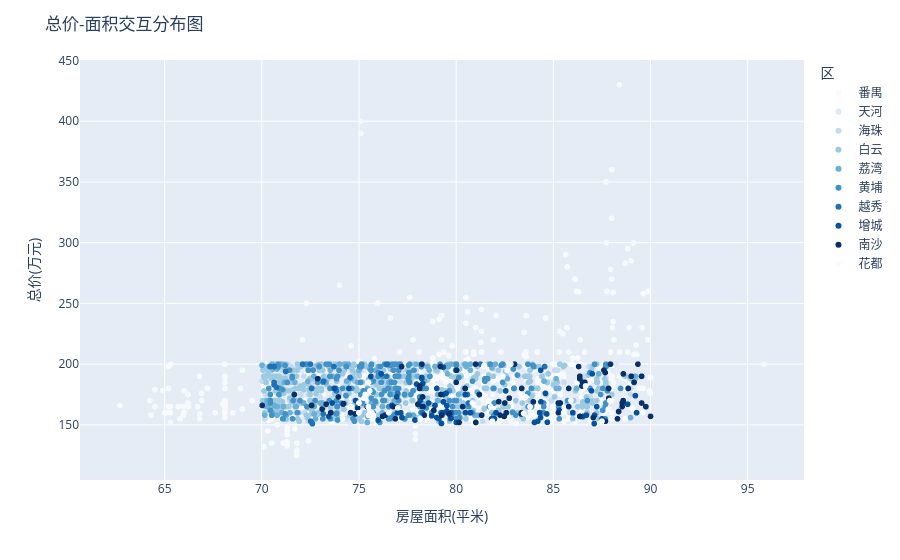

The code cell stored with this chart in its notebook:
### Markdown cell above
### 交互式可视化

### Code cell
# Plotly交互示例
import plotly.express as px

fig = px.scatter(df, x='房屋面积(平米)', y='总价(万元)', 
                color='区', color_discrete_sequence=px.colors.sequential.Blues,
                hover_data=['小区名称','建筑类型'])
fig.update_layout(title='总价-面积交互分布图')
fig.show()
fig.write_html("总价-面积交互分布图.html")

### Figure 1 — Plotly figure (JSON) as saved in the notebook; plotly's stock layout.template omitted (floating-point values rounded to 4 significant figures; data arrays with more than 128 entries replaced by an {"elided": "..."} marker saying what was removed)
{"data": [{"customdata": {"elided": "1276x2 str values"}, "hovertemplate": "区=番禺<br>房屋面积(平米)=%{x}<br>总价(万元)=%{y}<br>小区名称=%{customdata[0]}<br>建筑类型=%{customdata[1]}<extra></extra>", "legendgroup": "番禺", "marker": {"color": "rgb(247,251,255)", "symbol": "circle"}, "mode": "markers", "name": "番禺", "showlegend": true, "type": "scattergl", "x": {"elided": "1276 float values"}, "xaxis": "x", "y": {"elided": "1276 float values"}, "yaxis": "y"}, {"customdata": {"elided": "95x2 str values"}, "hovertemplate": "区=天河<br>房屋面积(平米)=%{x}<br>总价(万元)=%{y}<br>小区名称=%{customdata[0]}<br>建筑类型=%{customdata[1]}<extra></extra>", "legendgroup": "天河", "marker": {"color": "rgb(222,235,247)", "symbol": "circle"}, "mode": "markers", "name": "天河", "showlegend": true, "type": "scattergl", "x": [75.27, 71.81, 71.35, 71.35, 88.23, 75.44, 71.09, 74.53, 74.81, 70.98, 76.0, 70.23, 76.05, 70.23, 76.05, 74.01, 82.86, 78.12, 76.99, 72.46, 70.86, 76.68, 73.8, 72.04, 75.83, 73.8, 86.2, 74.01, 78.3, 75.83, 78.3, 81.16, 71.45, 74.1, 71.86, 76.0, 73.53, 73.53, 76.99, 72.87, 71.86, 71.24, 72.04, 72.37, 74.01, 82.86, 83.55, 76.27, 70.6, 80.63, 76.67, 76.08, 70.86, 83.55, 76.05, 81.62, 71.45, 82.06, 76.0, 71.86, 73.59, 76.08, 73.71, 76.67, 78.3, 79.99, 72.37, 74.1, 70.06, 72.49, 78.31, 73.51, 75.73, 76.27, 80.63, 78.06, 76.99, 70.36, 81.62, 78.12, 78.06, 72.91, 76.28, 83.55, 76.05, 71.64, 71.88, 70.78, 73.21, 70.07, 82.06, 81.06, 73.8, 75.76, 70.36], "xaxis": "x", "y": [168.0, 170.0, 199.0, 199.0, 200.0, 185.0, 169.0, 152.0, 168.0, 185.0, 190.0, 169.0, 200.0, 169.0, 200.0, 200.0, 196.0, 180.0, 200.0, 186.0, 199.0, 185.0, 195.0, 198.0, 186.0, 195.0, 170.0, 200.0, 188.0, 175.0, 188.0, 168.0, 180.0, 191.0, 190.0, 198.0, 200.0, 200.0, 174.0, 200.0, 190.0, 193.0, 198.0, 195.0, 200.0, 196.0, 182.0, 189.0, 199.0, 198.0, 160.0, 195.0, 190.0, 182.0, 189.0, 181.0, 166.0, 169.0, 198.0, 190.0, 163.0, 195.0, 195.0, 160.0, 178.0, 190.0, 195.0, 191.0, 200.0, 171.0, 175.0, 185.0, 195.0, 189.0, 198.0, 190.0, 190.0, 160.0, 181.0, 180.0, 190.0, 195.0, 185.0, 182.0, 189.0, 188.0, 198.0, 175.0, 170.0, 199.0, 169.0, 200.0, 195.0, 193.8, 160.0], "yaxis": "y"}, {"customdata": {"elided": "202x2 str values"}, "hovertemplate": "区=海珠<br>房屋面积(平米)=%{x}<br>总价(万元)=%{y}<br>小区名称=%{customdata[0]}<br>建筑类型=%{customdata[1]}<extra></extra>", "legendgroup": "海珠", "marker": {"color": "rgb(198,219,239)", "symbol": "circle"}, "mode": "markers", "name": "海珠", "showlegend": true, "type": "scattergl", "x": {"elided": "202 float values"}, "xaxis": "x", "y": {"elided": "202 float values"}, "yaxis": "y"}, {"customdata": {"elided": "589x2 str values"}, "hovertemplate": "区=白云<br>房屋面积(平米)=%{x}<br>总价(万元)=%{y}<br>小区名称=%{customdata[0]}<br>建筑类型=%{customdata[1]}<extra></extra>", "legendgroup": "白云", "marker": {"color": "rgb(158,202,225)", "symbol": "circle"}, "mode": "markers", "name": "白云", "showlegend": true, "type": "scattergl", "x": {"elided": "589 float values"}, "xaxis": "x", "y": {"elided": "589 float values"}, "yaxis": "y"}, {"customdata": {"elided": "166x2 str values"}, "hovertemplate": "区=荔湾<br>房屋面积(平米)=%{x}<br>总价(万元)=%{y}<br>小区名称=%{customdata[0]}<br>建筑类型=%{customdata[1]}<extra></extra>", "legendgroup": "荔湾", "marker": {"color": "rgb(107,174,214)", "symbol": "circle"}, "mode": "markers", "name": "荔湾", "showlegend": true, "type": "scattergl", "x": {"elided": "166 float values"}, "xaxis": "x", "y": {"elided": "166 float values"}, "yaxis": "y"}, {"customdata": {"elided": "302x2 str values"}, "hovertemplate": "区=黄埔<br>房屋面积(平米)=%{x}<br>总价(万元)=%{y}<br>小区名称=%{customdata[0]}<br>建筑类型=%{customdata[1]}<extra></extra>", "legendgroup": "黄埔", "marker": {"color": "rgb(66,146,198)", "symbol": "circle"}, "mode": "markers", "name": "黄埔", "showlegend": true, "type": "scattergl", "x": {"elided": "302 float values"}, "xaxis": "x", "y": {"elided": "302 float values"}, "yaxis": "y"}, {"customdata": [["解放中路", "塔楼"], ["麓景路", "塔楼"], ["麓景路", "塔楼"], ["麓景路", "塔楼"], ["麓景路", "塔楼"], ["江湾298", "塔楼"], ["华秀苑", "塔楼"], ["麓景路", "塔楼"], ["凯达大厦", "塔楼"], ["明月阁", "板楼"], ["三元里大道", "板楼"], ["人民北路", "塔楼"], ["新峰楼", "塔楼"], ["三元里大道", "板楼"], ["明月阁", "板楼"], ["凯达大厦", "塔楼"], ["凯达大厦", "塔楼"], ["凯达大厦", "塔楼"], ["凯达大厦", "塔楼"], ["广园西路", null], ["江湾298", "塔楼"], ["华秀苑", "塔楼"], ["三元里大道", "塔楼"], ["桂花岗", "塔楼"], ["桂花岗", "塔楼"], ["东风西路", "塔楼"], ["东风西路", "塔楼"], ["新峰楼", "塔楼"], ["桂花岗", "塔楼"], ["新峰楼", "塔楼"], ["桂花岗", "塔楼"], ["桂花岗", "塔楼"], ["桂花岗", "塔楼"], ["桂花岗", "塔楼"], ["广园西路", "板楼"], ["凯达大厦", "塔楼"], ["海珠中路", "塔楼"], ["凯达大厦", "塔楼"], ["桂花岗", "塔楼"], ["惠福西路", "塔楼"], ["金润铂宫", "板塔结合"], ["明月阁", "板楼"], ["桂花岗", "塔楼"], ["海珠中路", "塔楼"], ["广园东路", "塔楼"], ["广州机务段", "板楼"], ["惠福西路", "塔楼"]], "hovertemplate": "区=越秀<br>房屋面积(平米)=%{x}<br>总价(万元)=%{y}<br>小区名称=%{customdata[0]}<br>建筑类型=%{customdata[1]}<extra></extra>", "legendgroup": "越秀", "marker": {"color": "rgb(33,113,181)", "symbol": "circle"}, "mode": "markers", "name": "越秀", "showlegend": true, "type": "scattergl", "x": [80.63, 70.43, 72.1, 72.1, 70.43, 84.55, 78.26, 72.1, 70.63, 72.6, 72.51, 73.16, 76.41, 72.51, 72.6, 70.63, 70.63, 70.63, 70.63, 73.8, 84.55, 78.26, 73.83, 71.23, 71.23, 73.18, 73.18, 76.42, 71.23, 76.42, 76.99, 74.54, 71.23, 76.99, 70.75, 70.63, 72.56, 70.63, 76.99, 76.45, 81.25, 72.6, 72.5, 72.56, 80.58, 73.71, 76.45], "xaxis": "x", "y": [168.0, 198.0, 200.0, 200.0, 198.0, 198.0, 160.0, 200.0, 198.0, 151.0, 153.0, 159.0, 200.0, 153.0, 151.0, 183.0, 198.0, 183.0, 198.0, 180.0, 198.0, 160.0, 178.0, 194.0, 194.0, 186.0, 186.0, 190.0, 194.0, 200.0, 176.0, 189.0, 194.0, 176.0, 181.0, 185.0, 180.0, 185.0, 176.0, 200.0, 200.0, 151.0, 200.0, 180.0, 175.0, 198.0, 200.0], "yaxis": "y"}, {"customdata": {"elided": "108x2 str values"}, "hovertemplate": "区=增城<br>房屋面积(平米)=%{x}<br>总价(万元)=%{y}<br>小区名称=%{customdata[0]}<br>建筑类型=%{customdata[1]}<extra></extra>", "legendgroup": "增城", "marker": {"color": "rgb(8,81,156)", "symbol": "circle"}, "mode": "markers", "name": "增城", "showlegend": true, "type": "scattergl", "x": [78.28, 89.28, 78.74, 77.96, 88.82, 88.82, 84.66, 86.52, 79.11, 88.82, 88.82, 73.73, 87.12, 84.36, 87.12, 73.73, 80.73, 79.48, 82.55, 79.0, 77.88, 84.66, 86.52, 79.11, 79.34, 78.15, 78.23, 79.52, 80.0, 77.15, 78.15, 79.34, 82.55, 79.73, 87.5, 84.3, 80.73, 75.61, 76.69, 76.98, 79.52, 78.28, 78.74, 89.28, 77.88, 84.3, 84.69, 78.23, 84.69, 84.3, 84.2, 76.94, 79.52, 84.35, 79.34, 78.23, 79.73, 78.23, 80.47, 76.14, 75.98, 76.69, 76.98, 78.58, 80.48, 79.24, 79.34, 79.24, 74.83, 78.91, 78.91, 81.82, 82.05, 78.23, 80.47, 79.73, 74.83, 85.3, 74.18, 86.0, 79.24, 73.44, 76.14, 84.34, 74.83, 79.34, 81.82, 89.22, 84.03, 84.59, 77.21, 74.48, 79.27, 87.23, 78.32, 86.7, 87.1, 81.97, 86.0, 85.3, 89.22, 84.03, 86.96, 79.0, 87.0, 76.14, 86.7, 73.62], "xaxis": "x", "y": [184.0, 160.0, 157.5, 183.6, 167.0, 167.0, 159.0, 157.0, 155.0, 167.0, 167.0, 180.0, 158.0, 169.0, 158.0, 180.0, 160.0, 176.0, 178.0, 180.0, 154.0, 159.0, 157.0, 155.0, 169.0, 170.0, 188.3, 161.4, 152.0, 160.0, 170.0, 169.0, 178.0, 160.0, 155.0, 160.0, 160.0, 190.0, 166.0, 160.0, 161.4, 184.0, 157.5, 160.0, 154.0, 160.0, 152.2, 189.0, 152.2, 160.0, 153.0, 173.0, 165.8, 195.0, 197.5, 188.3, 155.5, 189.0, 175.0, 192.0, 154.0, 166.0, 160.0, 168.0, 160.0, 151.2, 175.0, 151.2, 170.0, 166.0, 166.0, 155.0, 160.0, 189.0, 175.0, 155.5, 170.0, 162.0, 167.0, 160.0, 151.2, 157.0, 192.0, 156.0, 170.0, 160.0, 155.0, 174.0, 152.0, 176.0, 156.0, 180.0, 160.0, 165.0, 165.0, 158.0, 151.0, 155.0, 160.0, 162.0, 174.0, 152.0, 178.0, 156.0, 192.0, 192.0, 158.0, 168.0], "yaxis": "y"}, {"customdata": {"elided": "148x2 str values"}, "hovertemplate": "区=南沙<br>房屋面积(平米)=%{x}<br>总价(万元)=%{y}<br>小区名称=%{customdata[0]}<br>建筑类型=%{customdata[1]}<extra></extra>", "legendgroup": "南沙", "marker": {"color": "rgb(8,48,107)", "symbol": "circle"}, "mode": "markers", "name": "南沙", "showlegend": true, "type": "scattergl", "x": {"elided": "148 float values"}, "xaxis": "x", "y": {"elided": "148 float values"}, "yaxis": "y"}, {"customdata": {"elided": "67x2 str values"}, "hovertemplate": "区=花都<br>房屋面积(平米)=%{x}<br>总价(万元)=%{y}<br>小区名称=%{customdata[0]}<br>建筑类型=%{customdata[1]}<extra></extra>", "legendgroup": "花都", "marker": {"color": "rgb(247,251,255)", "symbol": "circle"}, "mode": "markers", "name": "花都", "showlegend": true, "type": "scattergl", "x": [74.99, 88.69, 75.32, 86.66, 88.69, 80.84, 87.5, 74.61, 75.74, 80.84, 78.15, 74.61, 75.32, 86.66, 75.0, 87.83, 83.58, 75.0, 86.66, 77.77, 77.0, 87.5, 85.53, 75.48, 75.49, 75.66, 83.08, 75.55, 81.86, 75.49, 75.26, 75.49, 81.77, 81.86, 82.62, 77.77, 87.5, 75.48, 75.26, 75.49, 82.81, 82.81, 83.8, 85.9, 85.53, 75.48, 74.61, 75.48, 75.66, 75.26, 81.86, 87.9, 85.36, 81.43, 82.4, 74.16, 81.44, 83.8, 83.47, 75.71, 76.53, 81.43, 75.71, 85.9, 78.15, 81.43, 78.15], "xaxis": "x", "y": [160.0, 155.0, 175.0, 182.0, 155.0, 168.0, 153.0, 165.0, 158.0, 168.0, 155.0, 165.0, 175.0, 182.0, 168.0, 163.0, 173.0, 168.0, 182.0, 163.0, 164.0, 153.0, 160.0, 165.0, 158.0, 160.0, 151.0, 178.0, 153.0, 158.0, 172.0, 185.0, 165.0, 153.0, 195.0, 163.0, 153.0, 165.0, 172.0, 158.0, 153.0, 200.0, 165.0, 200.0, 160.0, 165.0, 165.0, 165.0, 160.0, 172.0, 153.0, 170.0, 175.0, 198.0, 190.0, 155.0, 199.0, 165.0, 159.4, 155.0, 160.0, 198.0, 155.0, 170.0, 155.0, 198.0, 155.0], "yaxis": "y"}], "layout": {"legend": {"title": {"text": "区"}, "tracegroupgap": 0}, "margin": {"t": 60}, "title": {"text": "总价-面积交互分布图"}, "xaxis": {"anchor": "y", "domain": [0, 1], "title": {"text": "房屋面积(平米)"}}, "yaxis": {"anchor": "x", "domain": [0, 1], "title": {"text": "总价(万元)"}}}}
